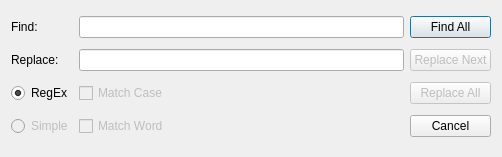
<?xml version="1.0" encoding="UTF-8"?>
<ui version="4.0">
 <class>FindAndReplace</class>
 <widget class="QWidget" name="FindAndReplace">
  <property name="geometry">
   <rect>
    <x>0</x>
    <y>0</y>
    <width>502</width>
    <height>157</height>
   </rect>
  </property>
  <property name="windowTitle">
   <string>Find and Replace</string>
  </property>
  <layout class="QGridLayout" name="gridLayout">
   <item row="0" column="0">
    <widget class="QLabel" name="label">
     <property name="text">
      <string>Find:</string>
     </property>
    </widget>
   </item>
   <item row="0" column="1">
    <widget class="QLineEdit" name="findText"/>
   </item>
   <item row="0" column="2">
    <widget class="QPushButton" name="findNextBtn">
     <property name="text">
      <string>Find All</string>
     </property>
     <property name="default">
      <bool>true</bool>
     </property>
    </widget>
   </item>
   <item row="1" column="0">
    <widget class="QLabel" name="label_2">
     <property name="text">
      <string>Replace:</string>
     </property>
    </widget>
   </item>
   <item row="1" column="1">
    <widget class="QLineEdit" name="replaceText"/>
   </item>
   <item row="1" column="2">
    <widget class="QPushButton" name="replaceBtn">
     <property name="enabled">
      <bool>false</bool>
     </property>
     <property name="text">
      <string>Replace Next</string>
     </property>
    </widget>
   </item>
   <item row="2" column="0">
    <widget class="QRadioButton" name="regex">
     <property name="text">
      <string>RegEx</string>
     </property>
     <property name="checked">
      <bool>true</bool>
     </property>
    </widget>
   </item>
   <item row="2" column="1">
    <widget class="QCheckBox" name="matchCase">
     <property name="enabled">
      <bool>false</bool>
     </property>
     <property name="text">
      <string>Match Case</string>
     </property>
    </widget>
   </item>
   <item row="2" column="2">
    <widget class="QPushButton" name="replaceAllBtn">
     <property name="enabled">
      <bool>false</bool>
     </property>
     <property name="text">
      <string>Replace All</string>
     </property>
    </widget>
   </item>
   <item row="3" column="0">
    <widget class="QRadioButton" name="simple">
     <property name="enabled">
      <bool>false</bool>
     </property>
     <property name="text">
      <string>Simple</string>
     </property>
    </widget>
   </item>
   <item row="3" column="1">
    <widget class="QCheckBox" name="matchWord">
     <property name="enabled">
      <bool>false</bool>
     </property>
     <property name="text">
      <string>Match Word</string>
     </property>
    </widget>
   </item>
   <item row="3" column="2">
    <widget class="QPushButton" name="cancelBtn">
     <property name="text">
      <string>Cancel</string>
     </property>
    </widget>
   </item>
  </layout>
 </widget>
 <resources/>
 <connections>
  <connection>
   <sender>cancelBtn</sender>
   <signal>clicked()</signal>
   <receiver>FindAndReplace</receiver>
   <slot>close()</slot>
   <hints>
    <hint type="sourcelabel">
     <x>395</x>
     <y>131</y>
    </hint>
    <hint type="destinationlabel">
     <x>376</x>
     <y>137</y>
    </hint>
   </hints>
  </connection>
 </connections>
</ui>
